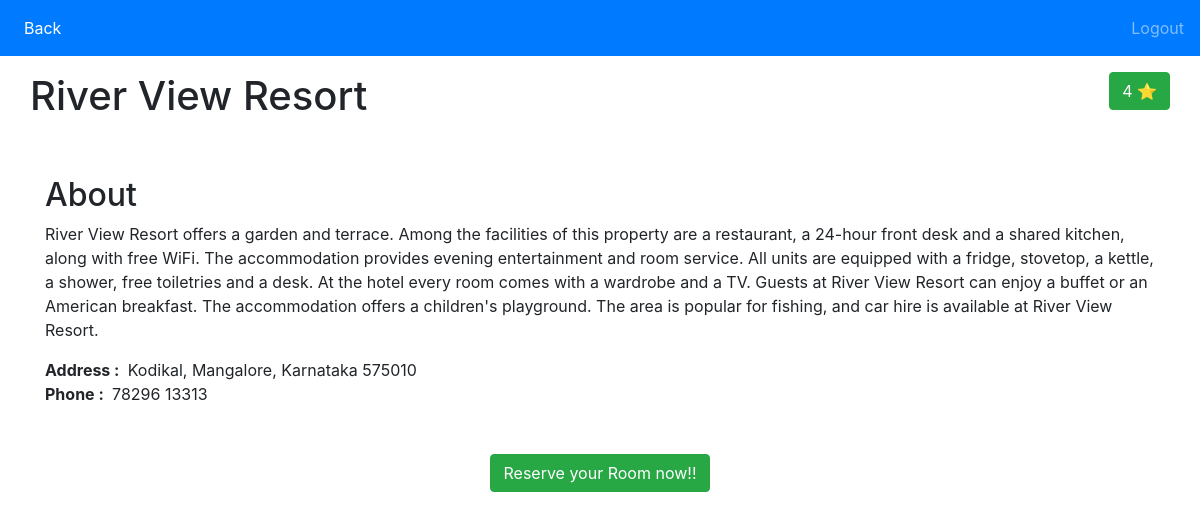
The app's page /mainapp/details/2/ (signed in) with its own data.
### mainapp/models.py (models this page shows, shortened)
class Resorts(models.Model):
    name = models.CharField(max_length=30)
    base = models.IntegerField()
    adult = models.IntegerField()
    child = models.IntegerField()
    address = models.CharField(max_length=100)
    description = models.CharField(max_length=1200)
    rating = models.IntegerField()
    phone = models.CharField(max_length=20)
    picurl = models.CharField(max_length=100)

### mainapp/views.py (the view)
# urls.py: path('details/<int:pk>/',views.details,name='details'),
@login_required
def details(req,**kwargs):
    context={
        'object':get_object_or_404(Resorts,id=kwargs['pk'])
    }
    return render(req,'mainapp/resort1.html',context)

### template/mainapp/resort1.html (shortened to what this page needs)
<!DOCTYPE html>
{% load static %}
<html lang="en" dir="ltr">
  <head>
    <link rel="stylesheet" href="https://stackpath.bootstrapcdn.com/bootstrap/4.4.1/css/bootstrap.min.css">
  </head>
  <body>
    <nav  class="navbar navbar-expand-lg navbar-dark bg-primary">
      <div class="collapse navbar-collapse" id="navbarText">
        <ul class="navbar-nav mr-auto">
          <li class="nav-item active">
            <a class="nav-link" href="{% url 'mainapp:home' %}">Back<span class="sr-only">(current)</span></a>
          </li>
        </ul>
        <a href="#">
        <span href="{% url 'logout' %}" class="navbar-text">
          Logout
        </span>
        </a>
      </div>
    </nav>
    <div class="container" style="padding-top: 1em;">
      <div style="min-width:100%" class="row">
        <h1>{{ object.name }}</h1>
        <div style="margin-left:auto; margin-right:0;">
          {% if object.rating == 4 %}
          <button type="button" class="btn btn-success">{{ object.rating }} &#11088;</button>
          {% endif %}
        </div>
      </div>
      <div class="">
    </div></div>
    <br>
    <div class="container">
      <h2>About</h2>
      <p>{{ object.description }}</p>
    <strong>Address : </strong>&nbsp;{{ object.address }}
    <br>
    <strong>Phone : </strong>&nbsp;{{ object.phone }}
    </div>
    <br><br>
    <p style="text-align: center;"><a type="button" class="btn btn-success" href="{% url 'mainapp:reservation' pk=object.id %}">Reserve your Room now!!</a></p>
    <br><br><br>
  </body>
</html>

### records on screen
Resorts: name "River View Resort", rating "4", description "River View Resort offers a garden and terrace. Among the facilities of this property are a restaurant, a 24-hour front desk and a shared kitchen, along with free WiFi. The accommodation provides evening entertainment and room service. All units are equipped with a fridge, stovetop, a kettle, a shower, free toiletries and a desk. At the hotel every room comes with a wardrobe and a TV. Guests at River View Resort can enjoy a buffet or an American breakfast. The accommodation offers a children's playground. The area is popular for fishing, and car hire is available at River View Resort.", address "Kodikal, Mangalore, Karnataka 575010", phone "78296 13313"
